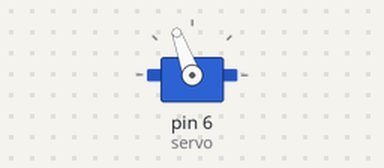
The sketch below on a simulated Arduino Uno, built with avr-gcc and run on an emulated ATmega328P. Shown: servo.

Above: at 0.05 s.
At 5.55 s:
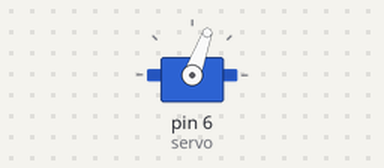
At 11.0 s:
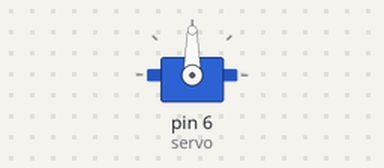
Timing chart, 0 to 14.3 s (numbered marks = the images above):
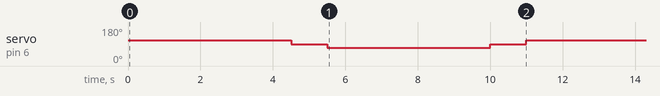

The sketch:

flow_blocker_test.ino
```cpp
#include<Servo.h>
 Servo servo;
 int i;
 void setup()
{
 servo.attach(6);

}
void Lock(int Speed, int Delay);
void Open(int Speed, int Delay);
void loop() {

  Lock(110, 4500);
  delay(1000);
  Open(70, 4500);
  delay(1000);

}

void Lock(int Speed, int Delay){
  servo.write(Speed);
  delay(Delay);
  servo.write(90);
}

void Open(int Speed, int Delay){
  servo.write(Speed);
  delay(Delay);
  servo.write(90);
}
```

Measured:
- by itself, servo on pin 6 (servo): repeats every 11.0 s: 70° 4.5 s, 90° 1.0 s, 110° 4.5 s, 90° 1.0 s
